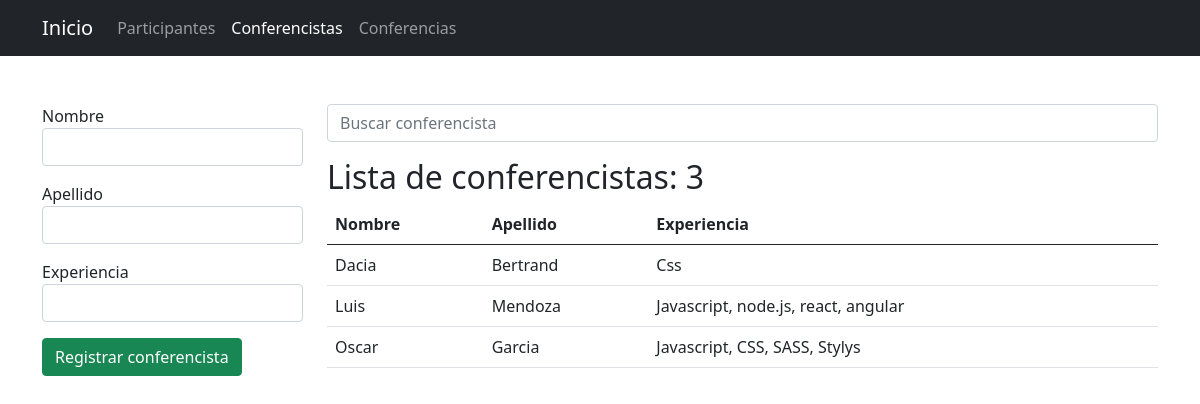
The app's page /conferencistas/ with its own data.
### app_registro/models.py (models this page shows, shortened)
class Conferencista(models.Model):
    nombre = models.CharField(max_length=30)
    apellido = models.CharField(max_length=30)
    experiencia = models.TextField()

### app_registro/views.py (the view, shortened to what this page needs)
# urls.py: path('conferencistas/',views.conferencistas, name="conferencistas"),
def conferencistas(request):
    activo = 'conferencistas'
    q = request.GET.get('q')
    if q:
        data = Conferencista.objects.filter(nombre__startswith=q).order_by('nombre')
        '''
            select *
            from conferencistas
            where nombre like 'n%'
        '''
    else:
        data = Conferencista.objects.all().order_by('nombre')
    ctx = {
        'activo': activo,
        'conferencistas': data,
        'q': q
    }
    return render(request, 'registro/conferencistas.html', ctx)

### app_registro/templates/registro/conferencistas.html (shortened to what this page needs)
{% extends "base.html" %}
{% block container %}
    <div class="row">
        <div class="col-3">
            {% if c %}
            <form action="{% url 'editar_conferencista' c.id %}" method="post">
            {% else %}
            <form action="{% url 'conferencistas' %}" method="post">
            {% endif %}
                <div class="mb-3">
                    <label for="nombre">Nombre</label>
                    <input type="text" value="{{ c.nombre }}" name="nombre" id="nombre" class="form-control" required autofocus>
                </div>
                <div class="mb-3">
                    <label for="apellido">Apellido</label>
                    <input type="text" value="{{ c.apellido }}" name="apellido" id="apellido" class="form-control" required>
                </div>
                <div class="mb-3">
                    <label for="experiencia">Experiencia</label>
                    <input type="text" value="{{ c.experiencia }}" name="experiencia" id="experiencia" class="form-control" required>
                </div>
                <div class="mb-3">
                    {% if c %}
                    <input type="submit" class="btn btn-success" value="Actualizar conferencista">
                    {% else %}
                    <input type="submit" class="btn btn-success" value="Registrar conferencista">
                    {% endif %}
                </div>
            </form>
        </div>
        <div class="col-9">
            <form action="" method="get">
                <input type="search" name="q" value="{{ q|default_if_none:'' }}" class="form-control" placeholder="Buscar conferencista">
            </form>
            <h2 class="mt-3">Lista de conferencistas: {{ conferencistas.count }}</h2>
            <table class="table table-hover">
                <thead>
                    <tr>
                        <th>Nombre</th>
                        <th>Apellido</th>
                        <th>Experiencia</th>
                    </tr>
                </thead>
                <tbody>
                    {% for c in conferencistas %}
                    <tr>
                        <td>{{ c.nombre }}</td>
                        <td>{{ c.apellido }}</td>
                        <td>{{ c.experiencia }}</td>
                    </tr>
                    {% empty %}
                    <tr>
                        <td colspan="5" class="text-danger text-center">No se encontraron resultados</td>
                    </tr>
                    {% endfor %}
                </tbody>
            </table>
        </div>
    </div>
{% endblock %}

### global_templates/base.html (shortened to what this page needs)
<!DOCTYPE html>
<html lang="en">
<head>
    <link href="https://cdn.jsdelivr.net/npm/bootstrap@5.0.1/dist/css/bootstrap.min.css" rel="stylesheet">
    <link href="https://pro.fontawesome.com/releases/v5.10.0/css/all.css" rel="stylesheet"/>
</head>
<body>
    <nav class="navbar navbar-expand-lg navbar-dark bg-dark">
        <div class="container">
            <a class="navbar-brand" href="/">Inicio</a>
            <div class="collapse navbar-collapse" id="navbarNavAltMarkup">
            <div class="navbar-nav">
                <a class="nav-link {% if activo == 'participantes' %}active{% endif %}" href="{% url 'participantes' %}">Participantes</a>
                <a class="nav-link {% if activo == 'conferencistas' %}active{% endif %}" href="{% url 'conferencistas' %}">Conferencistas</a>
                <a class="nav-link {% if activo == 'conferencias' %}active{% endif %}" href="#">Conferencias</a>
            </div>
            </div>
        </div>
    </nav>
    <div class="container mt-5">
        {% block container %}{% endblock %}
    </div>
</body>
</html>

### records on screen
Conferencista: nombre "Dacia", apellido "Bertrand", experiencia "Css"
Conferencista: nombre "Luis", apellido "Mendoza", experiencia "Javascript, node.js, react, angular"
Conferencista: nombre "Oscar", apellido "Garcia", experiencia "Javascript, CSS, SASS, Stylys"

### other values on screen
{{ conferencistas.count }} "3"
